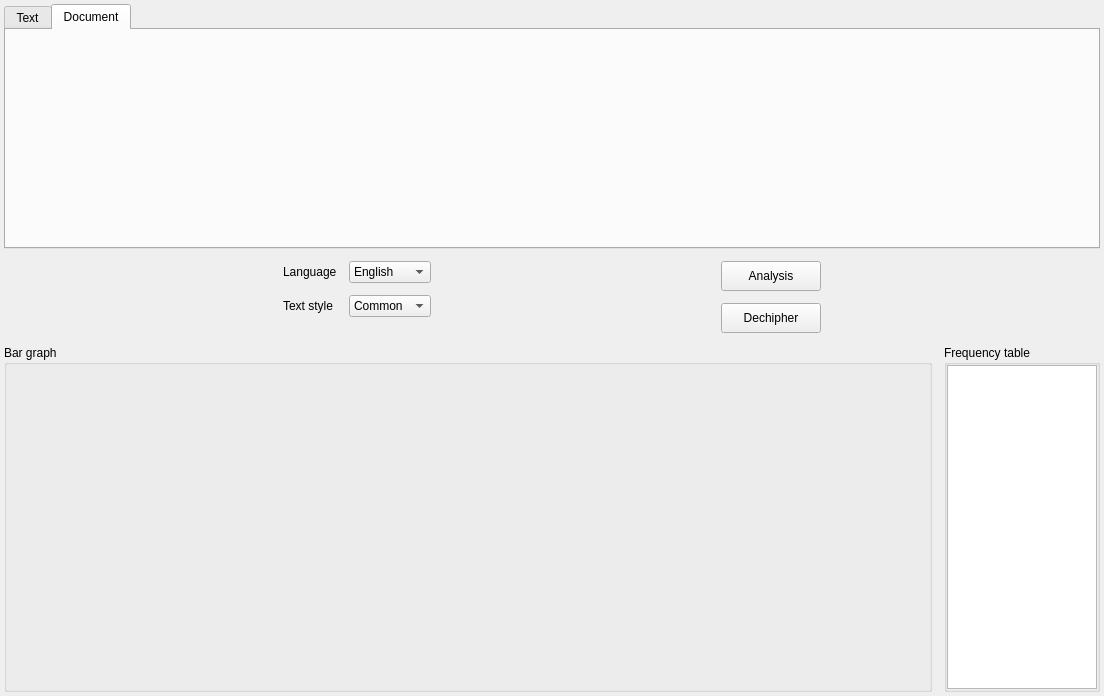
<?xml version="1.0" encoding="UTF-8"?>
<ui version="4.0">
 <class>freqanalysis</class>
 <widget class="QWidget" name="freqanalysis">
  <property name="geometry">
   <rect>
    <x>0</x>
    <y>0</y>
    <width>1104</width>
    <height>696</height>
   </rect>
  </property>
  <property name="windowTitle">
   <string>Form</string>
  </property>
  <layout class="QVBoxLayout" name="verticalLayout_5">
   <property name="spacing">
    <number>12</number>
   </property>
   <property name="leftMargin">
    <number>4</number>
   </property>
   <property name="topMargin">
    <number>4</number>
   </property>
   <property name="rightMargin">
    <number>4</number>
   </property>
   <property name="bottomMargin">
    <number>4</number>
   </property>
   <item alignment="Qt::AlignTop">
    <widget class="QTabWidget" name="tab_widget">
     <property name="currentIndex">
      <number>1</number>
     </property>
     <widget class="QWidget" name="tab_text">
      <attribute name="title">
       <string>Text</string>
      </attribute>
      <layout class="QHBoxLayout" name="horizontalLayout">
       <property name="leftMargin">
        <number>0</number>
       </property>
       <property name="topMargin">
        <number>0</number>
       </property>
       <property name="rightMargin">
        <number>0</number>
       </property>
       <property name="bottomMargin">
        <number>0</number>
       </property>
       <item>
        <widget class="QGroupBox" name="group_box_input">
         <property name="title">
          <string>Input text</string>
         </property>
         <layout class="QVBoxLayout" name="verticalLayout_2">
          <property name="leftMargin">
           <number>0</number>
          </property>
          <property name="topMargin">
           <number>0</number>
          </property>
          <property name="rightMargin">
           <number>0</number>
          </property>
          <property name="bottomMargin">
           <number>0</number>
          </property>
          <item>
           <widget class="QTextEdit" name="text_edit_input"/>
          </item>
         </layout>
        </widget>
       </item>
       <item>
        <widget class="QGroupBox" name="group_box_output">
         <property name="title">
          <string>Output text</string>
         </property>
         <layout class="QVBoxLayout" name="verticalLayout">
          <property name="leftMargin">
           <number>0</number>
          </property>
          <property name="topMargin">
           <number>0</number>
          </property>
          <property name="rightMargin">
           <number>0</number>
          </property>
          <property name="bottomMargin">
           <number>0</number>
          </property>
          <item>
           <widget class="QTextEdit" name="text_edit_output"/>
          </item>
         </layout>
        </widget>
       </item>
      </layout>
     </widget>
     <widget class="QWidget" name="tab_document">
      <attribute name="title">
       <string>Document</string>
      </attribute>
     </widget>
    </widget>
   </item>
   <item>
    <layout class="QHBoxLayout" name="horizontal_layout_1">
     <item>
      <spacer name="horizontal_spacer_left">
       <property name="orientation">
        <enum>Qt::Horizontal</enum>
       </property>
       <property name="sizeHint" stdset="0">
        <size>
         <width>40</width>
         <height>20</height>
        </size>
       </property>
      </spacer>
     </item>
     <item>
      <layout class="QFormLayout" name="form_layout_params">
       <item row="0" column="0">
        <widget class="QLabel" name="label_lang">
         <property name="text">
          <string>Language</string>
         </property>
        </widget>
       </item>
       <item row="0" column="1">
        <widget class="QComboBox" name="combo_box_lang">
         <item>
          <property name="text">
           <string>English</string>
          </property>
         </item>
         <item>
          <property name="text">
           <string>Russian</string>
          </property>
         </item>
        </widget>
       </item>
       <item row="1" column="1">
        <widget class="QComboBox" name="combo_box_text_style">
         <item>
          <property name="text">
           <string>Common</string>
          </property>
         </item>
         <item>
          <property name="text">
           <string>Literature</string>
          </property>
         </item>
         <item>
          <property name="text">
           <string>Math</string>
          </property>
         </item>
        </widget>
       </item>
       <item row="1" column="0">
        <widget class="QLabel" name="label_text_style">
         <property name="text">
          <string>Text style</string>
         </property>
        </widget>
       </item>
      </layout>
     </item>
     <item>
      <spacer name="horizontal_spacer_center">
       <property name="orientation">
        <enum>Qt::Horizontal</enum>
       </property>
       <property name="sizeHint" stdset="0">
        <size>
         <width>40</width>
         <height>20</height>
        </size>
       </property>
      </spacer>
     </item>
     <item>
      <layout class="QVBoxLayout" name="vertical_layout_1">
       <item>
        <widget class="QPushButton" name="button_analysis">
         <property name="sizePolicy">
          <sizepolicy hsizetype="Fixed" vsizetype="Fixed">
           <horstretch>0</horstretch>
           <verstretch>0</verstretch>
          </sizepolicy>
         </property>
         <property name="minimumSize">
          <size>
           <width>100</width>
           <height>30</height>
          </size>
         </property>
         <property name="text">
          <string>Analysis</string>
         </property>
        </widget>
       </item>
       <item>
        <widget class="QPushButton" name="button_dechipher">
         <property name="sizePolicy">
          <sizepolicy hsizetype="Fixed" vsizetype="Fixed">
           <horstretch>0</horstretch>
           <verstretch>0</verstretch>
          </sizepolicy>
         </property>
         <property name="minimumSize">
          <size>
           <width>100</width>
           <height>30</height>
          </size>
         </property>
         <property name="text">
          <string>Dechipher</string>
         </property>
        </widget>
       </item>
      </layout>
     </item>
     <item>
      <spacer name="horizontal_spacer_right">
       <property name="orientation">
        <enum>Qt::Horizontal</enum>
       </property>
       <property name="sizeHint" stdset="0">
        <size>
         <width>40</width>
         <height>20</height>
        </size>
       </property>
      </spacer>
     </item>
    </layout>
   </item>
   <item>
    <layout class="QHBoxLayout" name="horizontal_layout_2">
     <item>
      <widget class="QGroupBox" name="group_box_graph">
       <property name="sizePolicy">
        <sizepolicy hsizetype="Expanding" vsizetype="Expanding">
         <horstretch>0</horstretch>
         <verstretch>0</verstretch>
        </sizepolicy>
       </property>
       <property name="title">
        <string>Bar graph</string>
       </property>
      </widget>
     </item>
     <item>
      <widget class="QGroupBox" name="group_box_freq_table">
       <property name="title">
        <string>Frequency table</string>
       </property>
       <layout class="QVBoxLayout" name="verticalLayout_3">
        <property name="leftMargin">
         <number>0</number>
        </property>
        <property name="topMargin">
         <number>0</number>
        </property>
        <property name="rightMargin">
         <number>0</number>
        </property>
        <property name="bottomMargin">
         <number>0</number>
        </property>
        <item>
         <widget class="QTableWidget" name="freq_table_widget">
          <property name="sizePolicy">
           <sizepolicy hsizetype="Preferred" vsizetype="Preferred">
            <horstretch>0</horstretch>
            <verstretch>0</verstretch>
           </sizepolicy>
          </property>
          <property name="maximumSize">
           <size>
            <width>150</width>
            <height>16777215</height>
           </size>
          </property>
         </widget>
        </item>
       </layout>
      </widget>
     </item>
    </layout>
   </item>
  </layout>
 </widget>
 <resources/>
 <connections/>
</ui>
